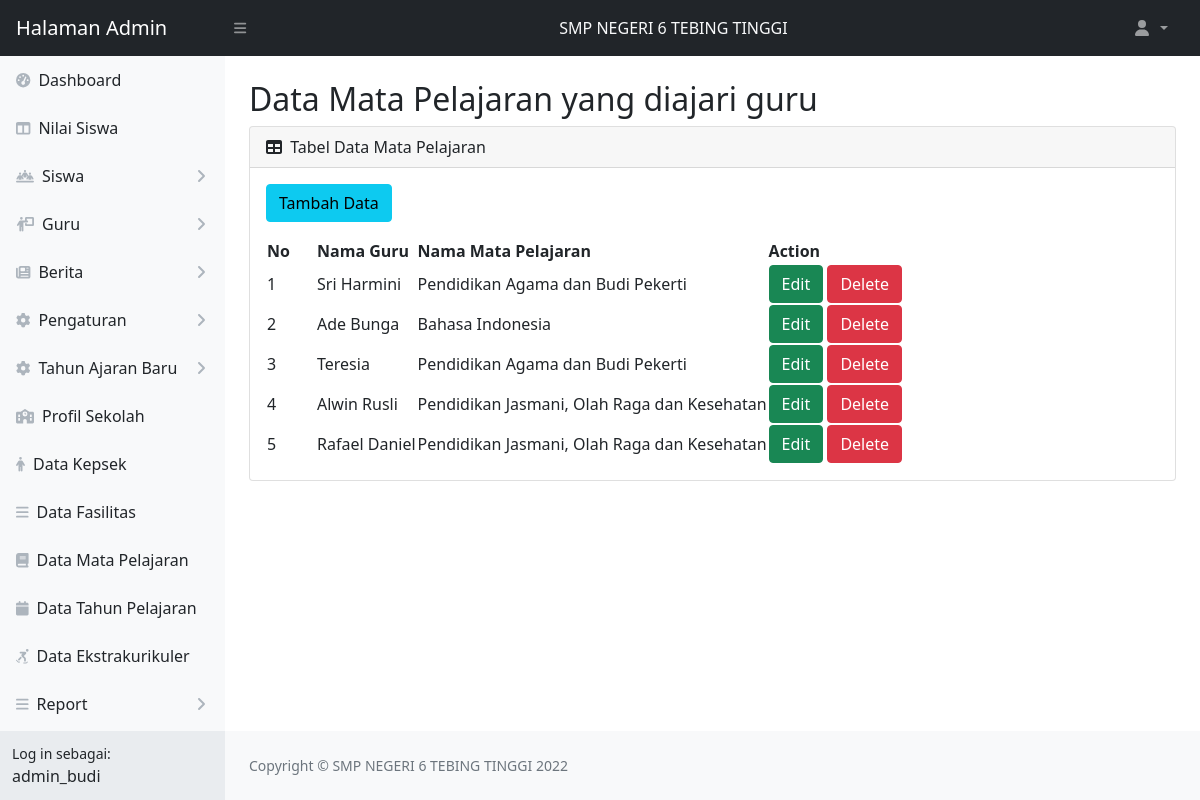
The page /web_app/admin/pengaturan-mapelguru.php (signed in) on the database its author committed.
### tables this page shows
CREATE TABLE `akun_admin` (
  `admin_id` int(11) NOT NULL,
  `username` varchar(15) NOT NULL,
  `nama_lengkap` varchar(50) NOT NULL,
  `password` varchar(60) NOT NULL
);

CREATE TABLE `pelajaran_guru` (
  `id` int(11) NOT NULL,
  `id_guru` int(11) NOT NULL,
  `id_mapel` int(11) NOT NULL
);

CREATE TABLE `guru` (
  `id` int(11) NOT NULL,
  `nip` char(18) NOT NULL,
  `nama_lengkap` varchar(50) NOT NULL,
  `jenis_kelamin` enum('L','P') NOT NULL,
  `tempat_lahir` varchar(20) NOT NULL,
  `tanggal_lahir` date NOT NULL,
  `agama` enum('Islam','Katolik','Protestan','Buddha','Konghucu','Hindu') NOT NULL,
  `golongan_darah` enum('O','A','B','AB') NOT NULL,
  `jenjang` varchar(3) NOT NULL,
  `no_hp` char(15) NOT NULL,
  `foto` varchar(30) DEFAULT NULL
);

CREATE TABLE `mata_pelajaran` (
  `id` int(11) NOT NULL,
  `nama` varchar(50) NOT NULL,
  `kelompok` enum('A','B') NOT NULL
);

### web_app/admin/pengaturan-mapelguru.php (the view, shortened to what this page needs)
<?php
    include 'koneksi.php';
    $admin = "SELECT username, nama_lengkap FROM akun_admin WHERE admin_id = '".$_SESSION['admin_id']."'";
    $data_admin = mysqli_query($koneksi, $admin);
    $get = mysqli_fetch_object($data_admin);
?>
<!DOCTYPE html>
<html lang="en">
    <head>
        <link href="https://cdn.jsdelivr.net/npm/simple-datatables@latest/dist/style.css" rel="stylesheet" />
        <link href="css/styles.css" rel="stylesheet" />
    </head>
    <body class="sb-nav-fixed">
        <?php
            include 'topnavbar.php';
            include 'sidebar.php';
        ?>
        <div id="layoutSidenav_content">
            <main>
                <div class="container-fluid px-4">
                    <h2 class="mt-4">Data Mata Pelajaran yang diajari guru</h2>
                    <div class="card mb-4">
                        <div class="card-header">
                            <i class="fas fa-table me-1"></i>
                            Tabel Data Mata Pelajaran
                        </div>
                        <div class="card-body">
                            <a class="btn btn-info mb-3" href="tambah-mapelguru.php">Tambah Data</a>
                            <table id="datatablesSimple">
                                <thead>
                                    <tr>
                                        <th width="50px">No</th>
                                        <th>Nama Guru</th>
                                        <th>Nama Mata Pelajaran</th>
                                        <th>Action</th>
                                    </tr>
                                </thead>
                                <tbody>
                                <?php
                                    $no = 1;
                                    $datamapelguru = "SELECT p.id id_atur, g.nama_lengkap nama_guru, m.nama mata_pelajaran
                                    FROM pelajaran_guru p JOIN guru g ON g.id = p.id_guru JOIN mata_pelajaran m ON m.id = p.id_mapel";
                                    $guru=mysqli_query($koneksi, $datamapelguru);
                                    if(mysqli_num_rows($guru)>0){
                                    while($data = mysqli_fetch_array($guru)){
                                ?>
                                    <tr>
                                        <td><?php echo $no++?></td>
                                        <td><?php echo $data['nama_guru']?></td>
                                        <td><?php echo $data['mata_pelajaran']?></td>
                                        <td>
                                            <a class="btn btn-success" href="update-mapelguru.php?idmapelguru=<?php echo $data['id_atur']?>">Edit</a>
                                            <a class="btn btn-danger" href="process.php?deletemapelguru=<?php echo $data['id_atur']?>" onclick="return confirm('Yakin ingin menghapus data?')">Delete</a>
                                        </td>
                                    </tr>
                                <?php }} ?>
                                </tbody>
                            </table>
                        </div>
                    </div>
                </div>
            </main>
            <?php
                include 'footer.php';
            ?>
        </div>
    </div>
</body>
</html>

### web_app/admin/sidebar.php (shortened to what this page needs)
<div id="layoutSidenav">
            <div id="layoutSidenav_nav">
                <nav class="sb-sidenav accordion sb-sidenav-light" id="sidenavAccordion">
                    <div class="sb-sidenav-menu">
                        <div class="nav">
                            <a class="nav-link" href="index.php">
                                <div class="sb-nav-link-icon"><i class="fas fa-tachometer-alt"></i></div>
                                Dashboard
                            </a>
                            <a class="nav-link" href="tabel-nilai.php">
                                <div class="sb-nav-link-icon"><i class="fas fa-columns"></i></div>
                                Nilai Siswa
                            </a>
                                    <a class="nav-link collapsed" href="#" data-bs-toggle="collapse" data-bs-target="#pagesCollapseSiswa" aria-expanded="false" aria-controls="pagesCollapseAuth">
                                        <div class="sb-nav-link-icon"><i class="fas fa-people-line"></i></div>
                                        Siswa
                                        <div class="sb-sidenav-collapse-arrow"><i class="fas fa-angle-down"></i></div>
                                    </a>
                                    <a class="nav-link collapsed" href="#" data-bs-toggle="collapse" data-bs-target="#pagesCollapseGuru" aria-expanded="false" aria-controls="pagesCollapseAuth">
                                        <div class="sb-nav-link-icon"><i class="fas fa-person-chalkboard"></i></div>
                                        Guru
                                        <div class="sb-sidenav-collapse-arrow"><i class="fas fa-angle-down"></i></div>
                                    </a>
                                    <a class="nav-link collapsed" href="#" data-bs-toggle="collapse" data-bs-target="#pagesCollapseBerita" aria-expanded="false" aria-controls="pagesCollapseAuth">
                                        <div class="sb-nav-link-icon"><i class="fas fa-newspaper"></i></div>
                                        Berita
                                        <div class="sb-sidenav-collapse-arrow"><i class="fas fa-angle-down"></i></div>
                                    </a>
                                    <a class="nav-link collapsed" href="#" data-bs-toggle="collapse" data-bs-target="#pagesCollapsePengaturan" aria-expanded="false" aria-controls="pagesCollapseAuth">
                                        <div class="sb-nav-link-icon"><i class="fas fa-gear"></i></div>
                                        Pengaturan
                                        <div class="sb-sidenav-collapse-arrow"><i class="fas fa-angle-down"></i></div>
                                    </a>
                                    <a class="nav-link collapsed" href="#" data-bs-toggle="collapse" data-bs-target="#pagesCollapseTA" aria-expanded="false" aria-controls="pagesCollapseAuth">
                                        <div class="sb-nav-link-icon"><i class="fas fa-gear"></i></div>
                                        Tahun Ajaran Baru
                                        <div class="sb-sidenav-collapse-arrow"><i class="fas fa-angle-down"></i></div>
                                    </a>
                                    <a class="nav-link" href="profil-sekolah.php">
                                        <div class="sb-nav-link-icon"><i class="fas fa-school"></i></div>
                                        Profil Sekolah
                                    </a>
                                    <a class="nav-link" href="tabel-kepsek.php">
                                        <div class="sb-nav-link-icon"><i class="fas fa-person"></i></div>
                                        Data Kepsek
                                    </a>
                                    <a class="nav-link" href="tabel-fasilitas.php">
                                        <div class="sb-nav-link-icon"><i class="fas fa-bars"></i></div>
                                        Data Fasilitas
                                    </a>
                                    <a class="nav-link" href="tabel-matapelajaran.php">
                                        <div class="sb-nav-link-icon"><i class="fas fa-book"></i></div>
                                        Data Mata Pelajaran
                                    </a>
                                    <a class="nav-link" href="tabel-tahunpelajaran.php">
                                        <div class="sb-nav-link-icon"><i class="fas fa-calendar"></i></div>
                                        Data Tahun Pelajaran
                                    </a>
                                    <a class="nav-link" href="tabel-ekstrakurikuler.php">
                                        <div class="sb-nav-link-icon"><i class="fas fa-person-skating"></i></div>
                                        Data Ekstrakurikuler
                                    </a>
                                    <a class="nav-link collapsed" href="#" data-bs-toggle="collapse" data-bs-target="#pagesCollapseReport" aria-expanded="false" aria-controls="pagesCollapseAuth">
                                        <div class="sb-nav-link-icon"><i class="fas fa-bars"></i></div>
                                        Report
                                        <div class="sb-sidenav-collapse-arrow"><i class="fas fa-angle-down"></i></div>
                                    </a>
                                    <a class="nav-link collapsed" href="#" data-bs-toggle="collapse" data-bs-target="#pagesCollapseTrash" aria-expanded="false" aria-controls="pagesCollapseAuth">
                                    </a>
                        </div>
                    </div>
                    <div class="sb-sidenav-footer">
                        <div class="small">Log in sebagai:</div>
                        <?php echo $get->username ?>
                    </div>
                </nav>
            </div>

### rows shown on the page
akun_admin: username "admin_budi"
pelajaran_guru: id_guru.nama_lengkap "Sri Harmini", id_mapel.nama "Pendidikan Agama dan Budi Pekerti"
pelajaran_guru: id_guru.nama_lengkap "Ade Bunga", id_mapel.nama "Bahasa Indonesia"
pelajaran_guru: id_guru.nama_lengkap "Teresia", id_mapel.nama "Pendidikan Agama dan Budi Pekerti"
pelajaran_guru: id_guru.nama_lengkap "Alwin Rusli", id_mapel.nama "Pendidikan Jasmani, Olah Raga dan Kesehatan"
pelajaran_guru: id_guru.nama_lengkap "Rafael Daniel", id_mapel.nama "Pendidikan Jasmani, Olah Raga dan Kesehatan"
